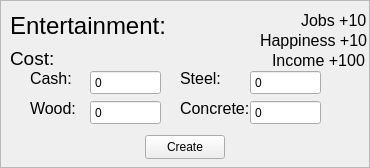
                   <widget class="QFrame" name="frmServEntertainment">
                    <property name="minimumSize">
                     <size>
                      <width>370</width>
                      <height>0</height>
                     </size>
                    </property>
                    <property name="maximumSize">
                     <size>
                      <width>370</width>
                      <height>16777215</height>
                     </size>
                    </property>
                    <property name="styleSheet">
                     <string notr="true">#frmServEntertainment {
	background-color: rgb(211, 211, 211);
	border: 2px solid black;
}</string>
                    </property>
                    <property name="frameShape">
                     <enum>QFrame::StyledPanel</enum>
                    </property>
                    <property name="frameShadow">
                     <enum>QFrame::Raised</enum>
                    </property>
                    <widget class="QPushButton" name="btnServEntertainment">
                     <property name="geometry">
                      <rect>
                       <x>145</x>
                       <y>135</y>
                       <width>80</width>
                       <height>24</height>
                      </rect>
                     </property>
                     <property name="text">
                      <string>Create</string>
                     </property>
                    </widget>
                    <widget class="QLabel" name="label_135">
                     <property name="geometry">
                      <rect>
                       <x>10</x>
                       <y>10</y>
                       <width>161</width>
                       <height>31</height>
                      </rect>
                     </property>
                     <property name="font">
                      <font>
                       <pointsize>18</pointsize>
                      </font>
                     </property>
                     <property name="text">
                      <string>Entertainment:</string>
                     </property>
                    </widget>
                    <widget class="QLabel" name="label_136">
                     <property name="geometry">
                      <rect>
                       <x>10</x>
                       <y>50</y>
                       <width>49</width>
                       <height>16</height>
                      </rect>
                     </property>
                     <property name="font">
                      <font>
                       <pointsize>14</pointsize>
                      </font>
                     </property>
                     <property name="text">
                      <string>Cost:</string>
                     </property>
                    </widget>
                    <widget class="QSpinBox" name="spnServEntertainmentWood">
                     <property name="geometry">
                      <rect>
                       <x>90</x>
                       <y>100</y>
                       <width>71</width>
                       <height>25</height>
                      </rect>
                     </property>
                     <property name="buttonSymbols">
                      <enum>QAbstractSpinBox::NoButtons</enum>
                     </property>
                     <property name="minimum">
                      <number>0</number>
                     </property>
                     <property name="maximum">
                      <number>1000000</number>
                     </property>
                    </widget>
                    <widget class="QLabel" name="label_137">
                     <property name="geometry">
                      <rect>
                       <x>30</x>
                       <y>100</y>
                       <width>49</width>
                       <height>16</height>
                      </rect>
                     </property>
                     <property name="font">
                      <font>
                       <pointsize>12</pointsize>
                      </font>
                     </property>
                     <property name="text">
                      <string>Wood:</string>
                     </property>
                    </widget>
                    <widget class="QSpinBox" name="spnServEntertainmentSteel">
                     <property name="geometry">
                      <rect>
                       <x>250</x>
                       <y>70</y>
                       <width>71</width>
                       <height>25</height>
                      </rect>
                     </property>
                     <property name="buttonSymbols">
                      <enum>QAbstractSpinBox::NoButtons</enum>
                     </property>
                     <property name="minimum">
                      <number>0</number>
                     </property>
                     <property name="maximum">
                      <number>1000000</number>
                     </property>
                    </widget>
                    <widget class="QLabel" name="label_138">
                     <property name="geometry">
                      <rect>
                       <x>180</x>
                       <y>70</y>
                       <width>49</width>
                       <height>16</height>
                      </rect>
                     </property>
                     <property name="font">
                      <font>
                       <pointsize>12</pointsize>
                      </font>
                     </property>
                     <property name="text">
                      <string>Steel:</string>
                     </property>
                    </widget>
                    <widget class="QLabel" name="label_139">
                     <property name="geometry">
                      <rect>
                       <x>180</x>
                       <y>100</y>
                       <width>71</width>
                       <height>16</height>
                      </rect>
                     </property>
                     <property name="font">
                      <font>
                       <pointsize>12</pointsize>
                      </font>
                     </property>
                     <property name="text">
                      <string>Concrete:</string>
                     </property>
                    </widget>
                    <widget class="QSpinBox" name="spnServEntertainmentConcrete">
                     <property name="geometry">
                      <rect>
                       <x>250</x>
                       <y>100</y>
                       <width>71</width>
                       <height>25</height>
                      </rect>
                     </property>
                     <property name="buttonSymbols">
                      <enum>QAbstractSpinBox::NoButtons</enum>
                     </property>
                     <property name="minimum">
                      <number>0</number>
                     </property>
                     <property name="maximum">
                      <number>1000000</number>
                     </property>
                    </widget>
                    <widget class="QSpinBox" name="spnServEntertainmentCash">
                     <property name="geometry">
                      <rect>
                       <x>90</x>
                       <y>70</y>
                       <width>71</width>
                       <height>25</height>
                      </rect>
                     </property>
                     <property name="buttonSymbols">
                      <enum>QAbstractSpinBox::NoButtons</enum>
                     </property>
                     <property name="minimum">
                      <number>0</number>
                     </property>
                     <property name="maximum">
                      <number>1000000</number>
                     </property>
                    </widget>
                    <widget class="QLabel" name="label_140">
                     <property name="geometry">
                      <rect>
                       <x>30</x>
                       <y>70</y>
                       <width>49</width>
                       <height>16</height>
                      </rect>
                     </property>
                     <property name="font">
                      <font>
                       <pointsize>12</pointsize>
                      </font>
                     </property>
                     <property name="text">
                      <string>Cash:</string>
                     </property>
                    </widget>
                    <widget class="QLabel" name="label_141">
                     <property name="geometry">
                      <rect>
                       <x>301</x>
                       <y>0</y>
                       <width>71</width>
                       <height>41</height>
                      </rect>
                     </property>
                     <property name="font">
                      <font>
                       <pointsize>12</pointsize>
                      </font>
                     </property>
                     <property name="text">
                      <string>Jobs +10</string>
                     </property>
                    </widget>
                    <widget class="QLabel" name="label_142">
                     <property name="geometry">
                      <rect>
                       <x>272</x>
                       <y>40</y>
                       <width>100</width>
                       <height>41</height>
                      </rect>
                     </property>
                     <property name="font">
                      <font>
                       <pointsize>12</pointsize>
                      </font>
                     </property>
                     <property name="text">
                      <string>Income +100</string>
                     </property>
                    </widget>
                    <widget class="QLabel" name="label_151">
                     <property name="geometry">
                      <rect>
                       <x>260</x>
                       <y>20</y>
                       <width>111</width>
                       <height>41</height>
                      </rect>
                     </property>
                     <property name="font">
                      <font>
                       <pointsize>12</pointsize>
                      </font>
                     </property>
                     <property name="text">
                      <string>Happiness +10</string>
                     </property>
                    </widget>
                   </widget>
